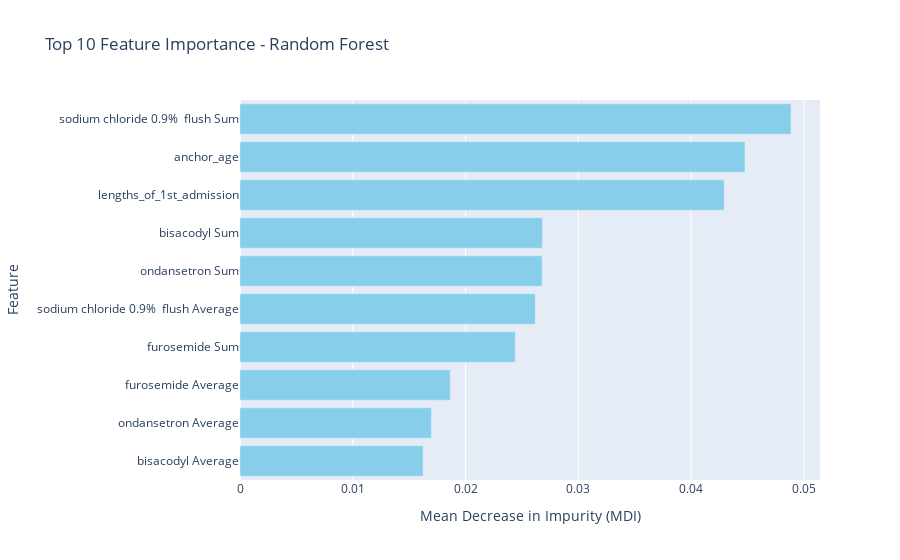

Notebook code cell kept with this figure:
### Code cell
import plotly.express as px

# Create the horizontal bar plot
fig = px.bar(
    top_features,
    x='MDI',
    y='Feature',
    orientation='h',
    labels={'MDI': 'Mean Decrease in Impurity (MDI)', 'Feature': 'Feature'},
    title='Top 10 Feature Importance - Random Forest',
    color_discrete_sequence=['skyblue']
)

# Invert y-axis to match Matplotlib's `invert_yaxis()`
fig.update_layout(yaxis=dict(autorange="reversed"))

# Show the figure
fig.show()

### Figure 1 — Plotly figure (JSON) as saved in the notebook; plotly's stock layout.template omitted (floating-point values rounded to 4 significant figures)
{"data": [{"alignmentgroup": "True", "hovertemplate": "Mean Decrease in Impurity (MDI)=%{x}<br>Feature=%{y}<extra></extra>", "legendgroup": "", "marker": {"color": "skyblue", "pattern": {"shape": ""}}, "name": "", "offsetgroup": "", "orientation": "h", "showlegend": false, "textposition": "auto", "type": "bar", "x": [0.04886, 0.04479, 0.04293, 0.02683, 0.02679, 0.02618, 0.02442, 0.01864, 0.01697, 0.01624], "xaxis": "x", "y": ["sodium chloride 0.9%  flush Sum", "anchor_age", "lengths_of_1st_admission", "bisacodyl Sum", "ondansetron Sum", "sodium chloride 0.9%  flush Average", "furosemide Sum", "furosemide Average", "ondansetron Average", "bisacodyl Average"], "yaxis": "y"}], "layout": {"barmode": "relative", "legend": {"tracegroupgap": 0}, "title": {"text": "Top 10 Feature Importance - Random Forest"}, "xaxis": {"anchor": "y", "domain": [0, 1], "title": {"text": "Mean Decrease in Impurity (MDI)"}}, "yaxis": {"anchor": "x", "autorange": "reversed", "domain": [0, 1], "title": {"text": "Feature"}}}}
